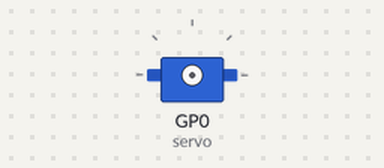
This program was run on a simulated Raspberry Pi Pico running MicroPython. On the bench: servo. Servo angles are drawn from the pulse width (0.5 ms = 0°, 2.5 ms = 180°).

Above: at 0.05 s.
Timing chart, 0 to 3.0 s (numbered marks = the images above):
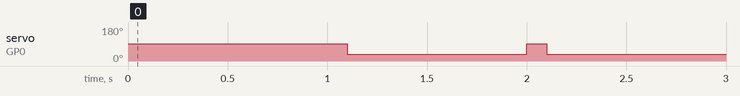

The program:

04_period.py
```python
from machine import Pin ,PWM ,Timer
from utime import sleep
servo = PWM(Pin(0))
servo.freq(50)

def motor(tim):
    servo.duty_u16(5000)
    sleep(0.1)
    servo.duty_u16(3000)

tim = Timer(-1)
tim.init(period=1000, mode=Timer.PERIODIC, callback=motor)
```

Measured:
- by itself, servo on GP0 (servo): alternates 92° for 0.10 s and 37° for 0.90 s
